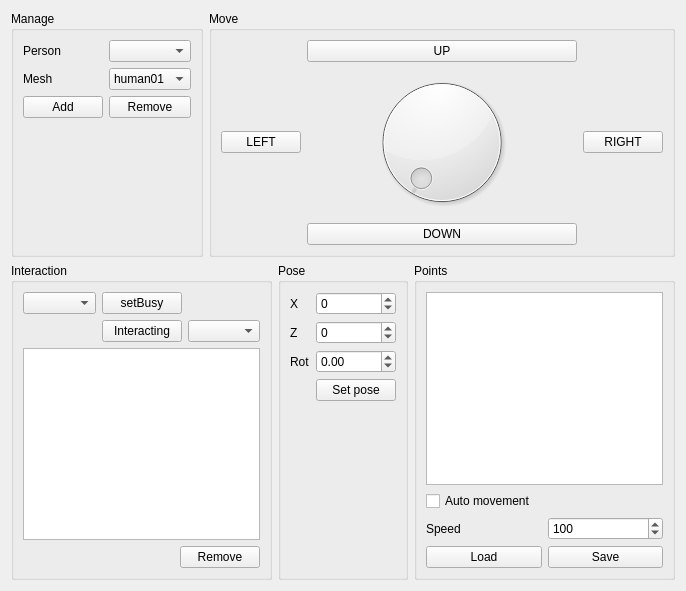
<?xml version="1.0" encoding="UTF-8"?>
<ui version="4.0">
 <class>guiDlg</class>
 <widget class="QWidget" name="guiDlg">
  <property name="geometry">
   <rect>
    <x>0</x>
    <y>0</y>
    <width>686</width>
    <height>591</height>
   </rect>
  </property>
  <property name="windowTitle">
   <string>fakeHumanAgent</string>
  </property>
  <layout class="QVBoxLayout" name="verticalLayout_2">
   <item>
    <layout class="QHBoxLayout" name="horizontalLayout" stretch="1,9">
     <item>
      <widget class="QGroupBox" name="groupBox_2">
       <property name="title">
        <string>Manage</string>
       </property>
       <layout class="QHBoxLayout" name="horizontalLayout_3">
        <item>
         <layout class="QFormLayout" name="formLayout_2">
          <item row="0" column="0">
           <widget class="QLabel" name="label_5">
            <property name="text">
             <string>Person</string>
            </property>
           </widget>
          </item>
          <item row="0" column="1">
           <widget class="QComboBox" name="person_cb"/>
          </item>
          <item row="1" column="0">
           <widget class="QLabel" name="label">
            <property name="text">
             <string>Mesh</string>
            </property>
           </widget>
          </item>
          <item row="1" column="1">
           <widget class="QComboBox" name="mesh_cb">
            <item>
             <property name="text">
              <string>human01</string>
             </property>
            </item>
            <item>
             <property name="text">
              <string>human03</string>
             </property>
            </item>
           </widget>
          </item>
          <item row="2" column="0">
           <widget class="QPushButton" name="add_pb">
            <property name="text">
             <string>Add</string>
            </property>
           </widget>
          </item>
          <item row="2" column="1">
           <widget class="QPushButton" name="del_pb">
            <property name="text">
             <string>Remove</string>
            </property>
           </widget>
          </item>
         </layout>
        </item>
       </layout>
      </widget>
     </item>
     <item>
      <widget class="QGroupBox" name="groupBox">
       <property name="title">
        <string>Move</string>
       </property>
       <layout class="QVBoxLayout" name="verticalLayout">
        <item>
         <layout class="QGridLayout" name="gridLayout">
          <item row="0" column="1">
           <widget class="QPushButton" name="up">
            <property name="text">
             <string>UP</string>
            </property>
           </widget>
          </item>
          <item row="1" column="0">
           <widget class="QPushButton" name="left">
            <property name="text">
             <string>LEFT</string>
            </property>
            <property name="checkable">
             <bool>false</bool>
            </property>
           </widget>
          </item>
          <item row="1" column="2">
           <widget class="QPushButton" name="right">
            <property name="text">
             <string>RIGHT</string>
            </property>
           </widget>
          </item>
          <item row="2" column="1">
           <widget class="QPushButton" name="down">
            <property name="text">
             <string>DOWN</string>
            </property>
           </widget>
          </item>
          <item row="1" column="1">
           <widget class="QDial" name="giro">
            <property name="sizePolicy">
             <sizepolicy hsizetype="Expanding" vsizetype="Expanding">
              <horstretch>0</horstretch>
              <verstretch>0</verstretch>
             </sizepolicy>
            </property>
           </widget>
          </item>
         </layout>
        </item>
       </layout>
      </widget>
     </item>
    </layout>
   </item>
   <item>
    <layout class="QHBoxLayout" name="horizontalLayout_7">
     <item>
      <widget class="QGroupBox" name="groupBox_4">
       <property name="title">
        <string>Interaction</string>
       </property>
       <layout class="QVBoxLayout" name="verticalLayout_6" stretch="1,9">
        <item>
         <layout class="QGridLayout" name="gridLayout_2">
          <item row="0" column="0">
           <widget class="QComboBox" name="int1_cb"/>
          </item>
          <item row="1" column="2">
           <widget class="QComboBox" name="int2_cb"/>
          </item>
          <item row="0" column="1">
           <widget class="QPushButton" name="busy_pb">
            <property name="text">
             <string>setBusy</string>
            </property>
           </widget>
          </item>
          <item row="1" column="1">
           <widget class="QPushButton" name="interact_pb">
            <property name="text">
             <string>Interacting</string>
            </property>
           </widget>
          </item>
         </layout>
        </item>
        <item>
         <layout class="QVBoxLayout" name="verticalLayout_5">
          <item>
           <widget class="QListWidget" name="interaction_lw"/>
          </item>
          <item>
           <layout class="QHBoxLayout" name="horizontalLayout_6">
            <item>
             <spacer name="horizontalSpacer">
              <property name="orientation">
               <enum>Qt::Horizontal</enum>
              </property>
              <property name="sizeHint" stdset="0">
               <size>
                <width>40</width>
                <height>20</height>
               </size>
              </property>
             </spacer>
            </item>
            <item>
             <widget class="QPushButton" name="rinteraction_pb">
              <property name="text">
               <string>Remove</string>
              </property>
             </widget>
            </item>
           </layout>
          </item>
         </layout>
        </item>
       </layout>
      </widget>
     </item>
     <item>
      <layout class="QHBoxLayout" name="horizontalLayout_5">
       <item>
        <widget class="QGroupBox" name="groupBox_5">
         <property name="title">
          <string>Pose</string>
         </property>
         <layout class="QVBoxLayout" name="verticalLayout_3">
          <item>
           <layout class="QFormLayout" name="formLayout">
            <item row="0" column="0">
             <widget class="QLabel" name="label_2">
              <property name="text">
               <string>X</string>
              </property>
             </widget>
            </item>
            <item row="0" column="1">
             <widget class="QSpinBox" name="x_sb">
              <property name="toolTip">
               <string>mm</string>
              </property>
              <property name="minimum">
               <number>-10000</number>
              </property>
              <property name="maximum">
               <number>10000</number>
              </property>
              <property name="singleStep">
               <number>100</number>
              </property>
             </widget>
            </item>
            <item row="1" column="0">
             <widget class="QLabel" name="label_3">
              <property name="text">
               <string>Z</string>
              </property>
             </widget>
            </item>
            <item row="1" column="1">
             <widget class="QSpinBox" name="z_sb">
              <property name="toolTip">
               <string>mm</string>
              </property>
              <property name="minimum">
               <number>-10000</number>
              </property>
              <property name="maximum">
               <number>10000</number>
              </property>
              <property name="singleStep">
               <number>100</number>
              </property>
             </widget>
            </item>
            <item row="2" column="0">
             <widget class="QLabel" name="label_4">
              <property name="text">
               <string>Rot</string>
              </property>
             </widget>
            </item>
            <item row="2" column="1">
             <widget class="QDoubleSpinBox" name="rot_sb">
              <property name="minimum">
               <double>-3.140000000000000</double>
              </property>
              <property name="maximum">
               <double>3.140000000000000</double>
              </property>
              <property name="singleStep">
               <double>0.100000000000000</double>
              </property>
             </widget>
            </item>
            <item row="3" column="1">
             <widget class="QPushButton" name="setPose_pb">
              <property name="text">
               <string>Set pose</string>
              </property>
             </widget>
            </item>
           </layout>
          </item>
         </layout>
        </widget>
       </item>
       <item>
        <widget class="QGroupBox" name="groupBox_3">
         <property name="title">
          <string>Points</string>
         </property>
         <layout class="QVBoxLayout" name="verticalLayout_4">
          <item>
           <widget class="QTextEdit" name="point_te">
            <property name="toolTip">
             <string>x,y</string>
            </property>
            <property name="statusTip">
             <string/>
            </property>
           </widget>
          </item>
          <item>
           <widget class="QCheckBox" name="autoM_cb">
            <property name="text">
             <string>Auto movement</string>
            </property>
           </widget>
          </item>
          <item>
           <layout class="QHBoxLayout" name="horizontalLayout_4">
            <item>
             <widget class="QLabel" name="label_6">
              <property name="text">
               <string>Speed</string>
              </property>
             </widget>
            </item>
            <item>
             <widget class="QSpinBox" name="speed_sb">
              <property name="toolTip">
               <string>mm/s</string>
              </property>
              <property name="maximum">
               <number>3000</number>
              </property>
              <property name="singleStep">
               <number>25</number>
              </property>
              <property name="value">
               <number>100</number>
              </property>
             </widget>
            </item>
           </layout>
          </item>
          <item>
           <layout class="QHBoxLayout" name="horizontalLayout_2">
            <item>
             <widget class="QPushButton" name="load_pb">
              <property name="text">
               <string>Load</string>
              </property>
             </widget>
            </item>
            <item>
             <widget class="QPushButton" name="save_pb">
              <property name="text">
               <string>Save</string>
              </property>
             </widget>
            </item>
           </layout>
          </item>
         </layout>
        </widget>
       </item>
      </layout>
     </item>
    </layout>
   </item>
  </layout>
  <zorder>groupBox_5</zorder>
  <zorder>groupBox_3</zorder>
  <zorder>groupBox_5</zorder>
  <zorder>groupBox_4</zorder>
  <zorder>rinteraction_pb</zorder>
  <zorder>interaction_lv</zorder>
  <zorder>horizontalSpacer</zorder>
  <zorder>groupBox</zorder>
  <zorder>groupBox_2</zorder>
 </widget>
 <tabstops>
  <tabstop>left</tabstop>
  <tabstop>up</tabstop>
  <tabstop>down</tabstop>
  <tabstop>right</tabstop>
  <tabstop>giro</tabstop>
 </tabstops>
 <resources/>
 <connections/>
</ui>
